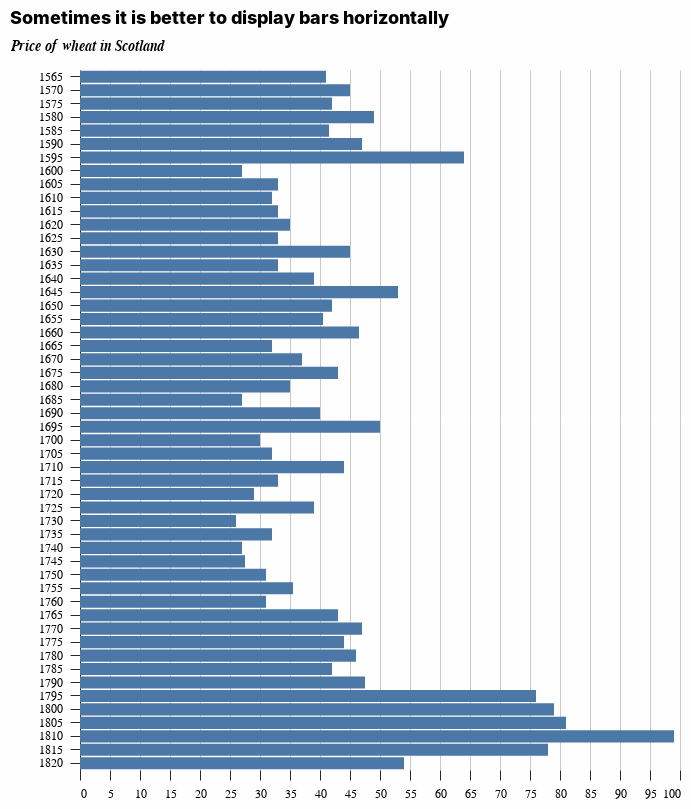

Notebook cell for this chart:
### Markdown cell above
## When to use a (horizontal) bar chart

 * To show the trend in one variable, usually across a number of categories.
 * To show multiple variables with multiple bars(if they are on the same scale).
 * To show the same variable for multiple observations with multiple lines.

## Style tips

 * The y-axis should start at zero (there are a few instances when it is okay for the y-axis not to start at zero).
 * Axis labels should always be horizontal. If you have long labels, consider making a horizontal bar chart instead of a column chart.
 * When using a horizontal bar chart, right-align the category labels and center them vertically with the respect to the bar.
 * Try to avoid vertical grid lines. Instead, directly label each bar.

### Code cell
import altair as alt
from vega_datasets import data

source = data.wheat()

alt.Chart(source).mark_bar().encode(
    x=alt.X('wheat:Q'),
    y=alt.Y("year:O", title = "Price of wheat in Scotland")
).properties(
    height=700,
    title = "Sometimes it is better to display bars horizontally"
)

### Figure 1 — Vega-Lite specification as saved in the notebook (floating-point values rounded to 4 significant figures)
{"width": 600, "height": 700, "autosize": "pad", "config": {"padding": 10, "geoshape": {"fill": "#D9D9D6", "stroke": "#2B3E4B", "strokeWidth": 0.5}, "arc": {"fill": "#282828"}, "area": {"fill": "#282828"}, "axisBand": {"grid": false}, "axisBottom": {"domain": false, "domainColor": "black", "domainWidth": 3, "grid": true, "gridColor": "#C9C9C9", "gridWidth": 1, "labelFontSize": 12, "labelFont": "Helvetica", "labelPadding": 8, "labelAngle": 0, "tickColor": "#282828", "tickSize": 10, "titleFontSize": 12, "titlePadding": 10, "titleFont": "Helvetica", "title": ""}, "axisLeft": {"domainColor": "#282828", "domainWidth": 1, "gridColor": "#C9C9C9", "gridWidth": 1, "labelFontSize": 12, "labelFont": "Helvetica", "labelPadding": 8, "tickColor": "#282828", "tickSize": 10, "tickCount": 10, "ticks": true, "titleFontSize": 14, "titleFontStyle": "italic", "titlePadding": 10, "titleFont": "Helvetica", "titleAngle": 0, "titleX": -70, "titleY": -18, "titleAnchor": "start"}, "axisRight": {"domainColor": "#282828", "domainWidth": 1, "gridColor": "#C9C9C9", "gridWidth": 1, "labelFontSize": 12, "labelFont": "Helvetica", "labelPadding": 4, "tickColor": "#282828", "tickSize": 10, "ticks": true, "titleFontSize": 12, "titlePadding": 10, "titleFont": "Helvetica"}, "axisTop": {"domain": false, "domainColor": "black", "domainWidth": 3, "grid": true, "gridColor": "#C9C9C9", "gridWidth": 1, "labelFontSize": 12, "labelFont": "Helvetica", "labelPadding": 4, "tickColor": "#282828", "tickSize": 10, "titleFontSize": 12, "titlePadding": 10, "titleFont": "Helvetica"}, "background": "#FFFEFE", "group": {"fill": "#FFFAFA"}, "legend": {"labelFontSize": 12, "labelFont": "Helvetica", "labelLimit": 500, "padding": 5, "symbolSize": 200, "symbolType": "square", "titleFontSize": 18, "titlePadding": 5, "titleFont": "Helvetica", "titleLimit": 400}, "line": {"color": "#282828", "stroke": "#282828", "strokeWidth": 3}, "rule": {"color": "#282828", "stroke": "#282828", "strokeWidth": 3}, "tick": {"color": "#282828", "stroke": "#282828", "strokeWidth": 1}, "trail": {"color": "#282828", "stroke": "#282828", "strokeWidth": 0, "size": 5}, "path": {"stroke": "#282828", "strokeWidth": 0.5}, "point": {"filled": true}, "rect": {"fill": "#A20C4B", "opacity": 0.3}, "range": {"category": ["#dc0d7a", "#02a3cd", "#e4a100", "#dc0d12", "#0DDC6F", "#074a7e", "#e46800", "#aa3594", "#a20c4b"], "diverging": ["#dc0d12", "#e9686b", "#fbe1e1", "#dff4f9", "#81d1e6", "#03a3cd"], "heatmap": ["#fff7fd", "#ffdbf7", "#ffb9ec", "#ff91dc", "#ff67c7", "#f83faf", "#ef1d95", "#e4007c"]}, "symbol": {"opacity": 1, "shape": "circle", "size": 40, "strokeWidth": 1}, "style": {"bar": {"binSpacing": 2, "fill": "#282828", "stroke": false}, "text": {"font": "Helvetica", "fontSize": 12, "align": "right", "fontWeight": 100, "size": 10}}, "title": {"anchor": "start", "fontSize": 18, "fontWeight": 800, "font": "Helvetica", "offset": 10}, "view": {"stroke": false, "padding": 15}, "header": {"fontWeight": 400, "labelFontSize": 12, "labelFont": "Helvetica", "titleFontSize": 14, "titleFont": "Helvetica", "title": " ", "titleBaseline": "bottom", "titleOffset": -30}}, "data": {"name": "data-76d1ce26ea5761007c35827e1564d86c"}, "mark": "bar", "encoding": {"x": {"type": "quantitative", "field": "wheat"}, "y": {"type": "ordinal", "field": "year", "title": "Price of wheat in Scotland"}}, "title": "Sometimes it is better to display bars horizontally", "$schema": "https://vega.github.io/schema/vega-lite/v4.8.1.json", "datasets": {"data-76d1ce26ea5761007c35827e1564d86c": [{"year": 1565, "wheat": 41.0, "wages": 5.0}, {"year": 1570, "wheat": 45.0, "wages": 5.05}, {"year": 1575, "wheat": 42.0, "wages": 5.08}, {"year": 1580, "wheat": 49.0, "wages": 5.12}, {"year": 1585, "wheat": 41.5, "wages": 5.15}, {"year": 1590, "wheat": 47.0, "wages": 5.25}, {"year": 1595, "wheat": 64.0, "wages": 5.54}, {"year": 1600, "wheat": 27.0, "wages": 5.61}, {"year": 1605, "wheat": 33.0, "wages": 5.69}, {"year": 1610, "wheat": 32.0, "wages": 5.78}, {"year": 1615, "wheat": 33.0, "wages": 5.94}, {"year": 1620, "wheat": 35.0, "wages": 6.01}, {"year": 1625, "wheat": 33.0, "wages": 6.12}, {"year": 1630, "wheat": 45.0, "wages": 6.22}, {"year": 1635, "wheat": 33.0, "wages": 6.3}, {"year": 1640, "wheat": 39.0, "wages": 6.37}, {"year": 1645, "wheat": 53.0, "wages": 6.45}, {"year": 1650, "wheat": 42.0, "wages": 6.5}, {"year": 1655, "wheat": 40.5, "wages": 6.6}, {"year": 1660, "wheat": 46.5, "wages": 6.75}, {"year": 1665, "wheat": 32.0, "wages": 6.8}, {"year": 1670, "wheat": 37.0, "wages": 6.9}, {"year": 1675, "wheat": 43.0, "wages": 7.0}, {"year": 1680, "wheat": 35.0, "wages": 7.3}, {"year": 1685, "wheat": 27.0, "wages": 7.6}, {"year": 1690, "wheat": 40.0, "wages": 8.0}, {"year": 1695, "wheat": 50.0, "wages": 8.5}, {"year": 1700, "wheat": 30.0, "wages": 9.0}, {"year": 1705, "wheat": 32.0, "wages": 10.0}, {"year": 1710, "wheat": 44.0, "wages": 11.0}, {"year": 1715, "wheat": 33.0, "wages": 11.75}, {"year": 1720, "wheat": 29.0, "wages": 12.5}, {"year": 1725, "wheat": 39.0, "wages": 13.0}, {"year": 1730, "wheat": 26.0, "wages": 13.3}, {"year": 1735, "wheat": 32.0, "wages": 13.6}, {"year": 1740, "wheat": 27.0, "wages": 14.0}, {"year": 1745, "wheat": 27.5, "wages": 14.5}, {"year": 1750, "wheat": 31.0, "wages": 15.0}, {"year": 1755, "wheat": 35.5, "wages": 15.7}, {"year": 1760, "wheat": 31.0, "wages": 16.5}, {"year": 1765, "wheat": 43.0, "wages": 17.6}, {"year": 1770, "wheat": 47.0, "wages": 18.5}, {"year": 1775, "wheat": 44.0, "wages": 19.5}, {"year": 1780, "wheat": 46.0, "wages": 21.0}, {"year": 1785, "wheat": 42.0, "wages": 23.0}, {"year": 1790, "wheat": 47.5, "wages": 25.5}, {"year": 1795, "wheat": 76.0, "wages": 27.5}, {"year": 1800, "wheat": 79.0, "wages": 28.5}, {"year": 1805, "wheat": 81.0, "wages": 29.5}, {"year": 1810, "wheat": 99.0, "wages": 30.0}, {"year": 1815, "wheat": 78.0, "wages": null}, {"year": 1820, "wheat": 54.0, "wages": null}]}}
